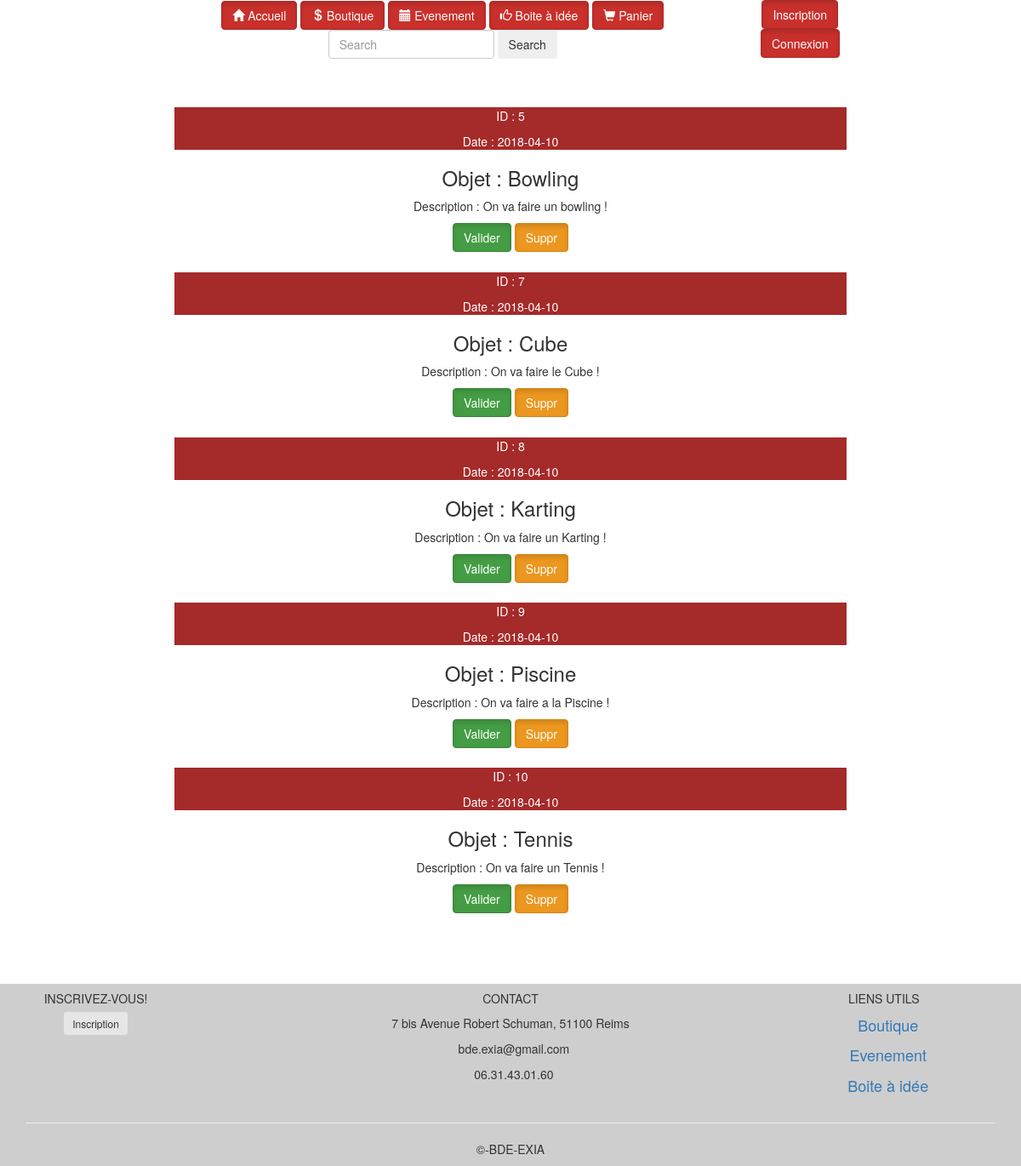
The page /boiteaidee.php on the database as committed earlier.
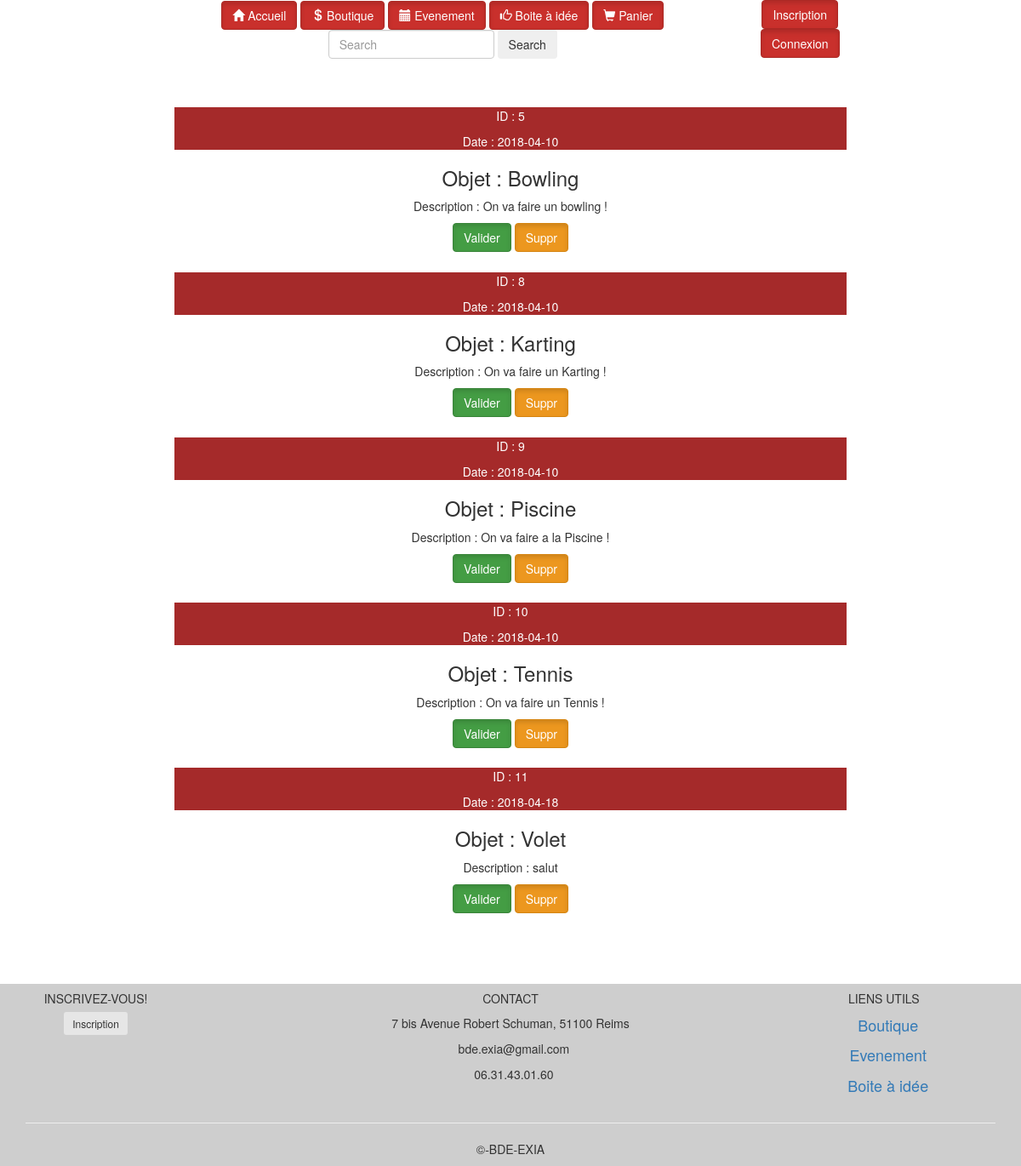
The same page on the database as committed later.
### tables this page shows
CREATE TABLE IF NOT EXISTS `boite_idees` (
  `ID` int(11) NOT NULL AUTO_INCREMENT,
  `Objet` varchar(50) NOT NULL,
  `Description` varchar(500) DEFAULT NULL,
  `Date_Soumission` date NOT NULL,
  PRIMARY KEY (`ID`)
);

### boiteaidee.php (the view, shortened to what this page needs)
<!DOCTYPE html>
<html lang="fr">
<head>
	<link rel="stylesheet" href="Css/style.css"/>
	 <link rel="stylesheet" href="bootstrap/css/bootstrap.css"/>
</head>
<body>
	<header>
		<?php
		include('header.php');
		?>
	</header>
	<?php
		$bdd = new PDO('mysql:host=localhost;dbname=phpweb;charset=utf8', 'root', '');
		$requete = $bdd->query("SELECT * FROM boite_idees");
		while ($Reader = $requete->fetch() ) {
	?>
	<div class = "row">
		<div class=" col-lg-8 col-lg-push-2">
			<div class="card text-center">
				<div class="card-header" style="color: white; background: #A52A2A;">
	    			<p class="Idea_ID"> ID : <?php echo $Reader["ID"]; ?> </p>
	    			<p class="Idea_Date">Date : <?php echo $Reader["Date_Soumission"]; ?> </p>
	    		</div>
	    		<div class="card-body" style="margin-bottom: 3%;">
	    			<h3 class="card-title"> Objet : <?php echo $Reader["Objet"]; ?>  </h3>
					<p class="card-text">Description : <?php echo $Reader["Description"]; ?> </p>
					<a href = "ScriptIdeaMove.php?mode=0&id=<?php echo $Reader["ID"];?>"  class="btn btn-primary btn-success active">Valider</a>
					<a href = "ScriptIdeaMove.php?mode=1&id=<?php echo $Reader["ID"];?>" class="btn btn-primary btn-warning active">Suppr</a>
				</div>
				</div>
			</div>
		</div>
	<?php
		}
	?>
	<footer>
		<?php
		include('footer.php');
?>
	</footer>
</body>
</html>

Rows that differ between the two databases and show on the page:
removed boite_idees: ID "7", Date_Soumission "2018-04-10", Objet "Cube", Description "On va faire le Cube !"
added boite_idees: ID "11", Date_Soumission "2018-04-18", Objet "Volet", Description "salut"
